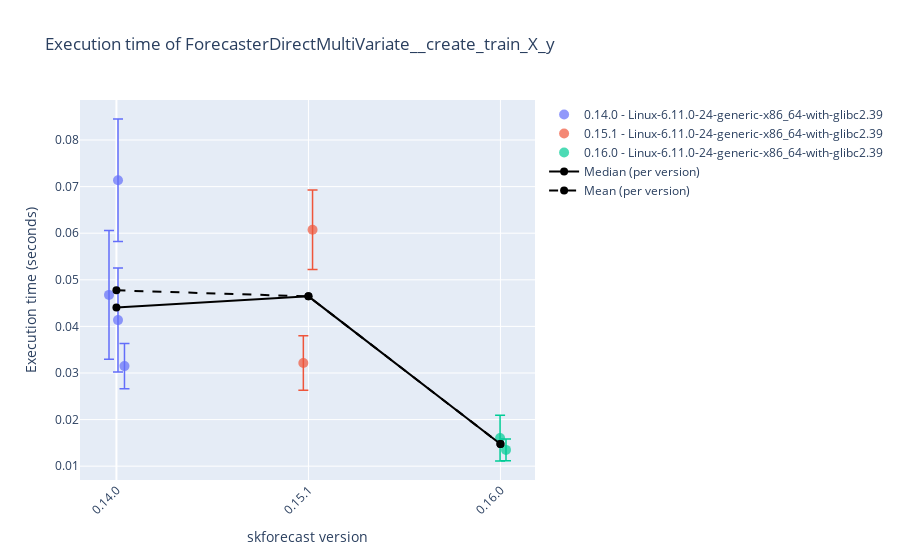
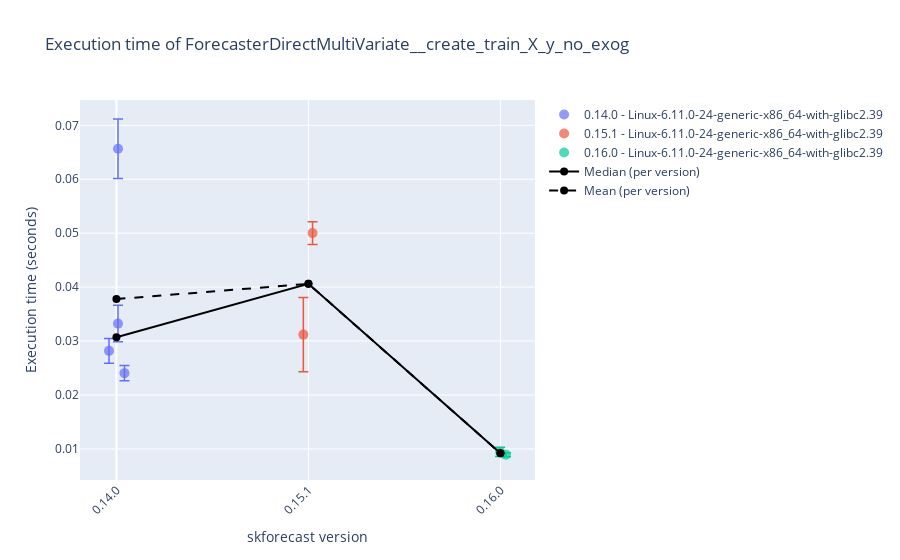
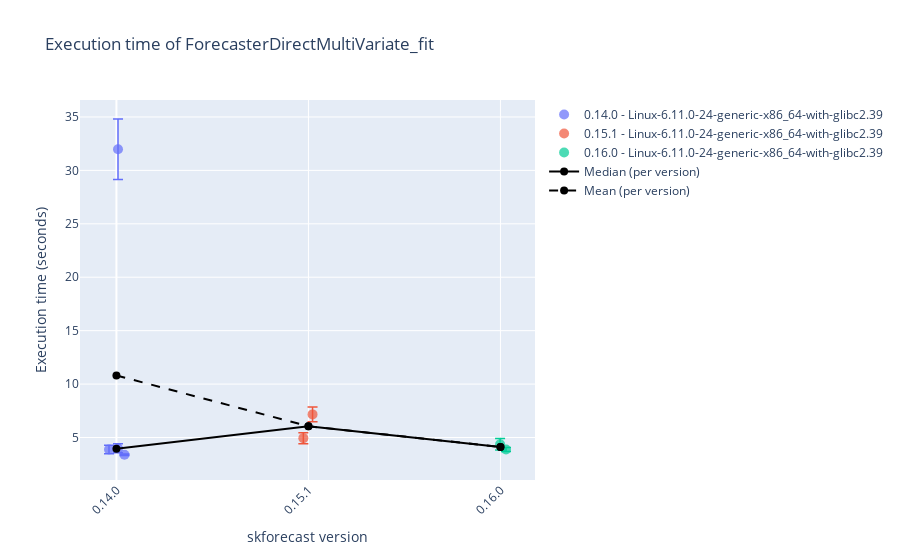
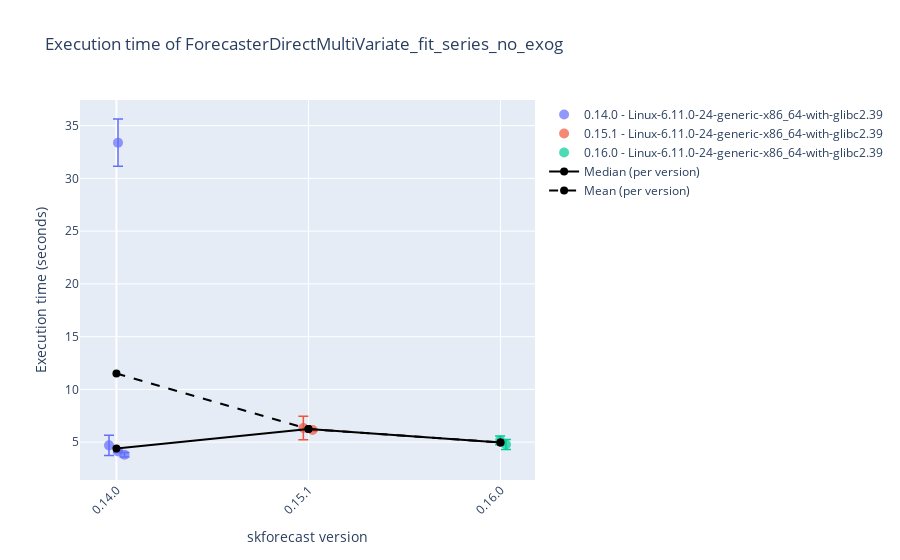

Notebook cell for these charts, in order:
### Code cell
# Plot results
# ==============================================================================
display_df = True
selected_date = None
# 'Linux-6.11.0-24-generic-x86_64-with-glibc2.39'
# 'Windows-10-10.0.19045-SP0'
selected_platform = None

results_benchmark_all = joblib.load("./benchmark.joblib")
results_benchmark = results_benchmark_all.query("forecaster_name in ['ForecasterDirectMultiVariate', 'ForecasterDirectMultiVariate']")
results_benchmark = results_benchmark.query("regressor_name == 'LGBMRegressor'")
for function_name in results_benchmark['function_name'].unique():
    df = results_benchmark.query(f"function_name == '{function_name}'")
    if selected_date:
        df = df[df['datetime'].dt.date == pd.to_datetime(selected_date).date()]
    if selected_platform:
        df = df[df['platform'] == selected_platform]
    if display_df:
        display(df.tail(3))
    plot_benchmark_results(df.copy(), function_name, add_median=True, add_mean=True)

### Figure 1 — Plotly figure (JSON) as saved in the notebook; plotly's stock layout.template omitted (floating-point values rounded to 4 significant figures)
{"data": [{"error_y": {"array": [NaN, 0.01314, 0.01116, 0.004858, 0.01382], "color": "#636EFA", "thickness": 1.5, "type": "data", "visible": true, "width": 5}, "hovertemplate": "%{text}<extra></extra>", "marker": {"color": "#636EFA", "opacity": 0.7, "size": 10, "symbol": "circle"}, "mode": "markers", "name": "0.14.0 - Linux-6.11.0-24-generic-x86_64-with-glibc2.39", "showlegend": true, "text": ["Forecaster: ForecasterDirectMultiVariate<br>Regressor: LGBMRegressor<br>Function: ForecasterDirectMultiVariate__create_train_X_y<br>Function_hash: 7c6a60e7bf98bddb8e7beb94e7776c31<br>Datetime: 2025-04-27 23:25:41.215516<br>Python version: 3.12.9<br>skforecast version: 0.14.0<br>numpy version: 2.2.5<br>pandas version: 2.2.3<br>sklearn version: 1.6.1<br>lightgbm version: 4.6.0<br>Platform: Linux-6.11.0-24-generic-x86_64-with-glibc2.39<br>Processor: x86_64<br>CPU count: 8<br>Memory (GB): 16.64<br>", "Forecaster: ForecasterDirectMultiVariate<br>Regressor: LGBMRegressor<br>Function: ForecasterDirectMultiVariate__create_train_X_y<br>Function_hash: 7c6a60e7bf98bddb8e7beb94e7776c31<br>Datetime: 2025-04-27 23:26:22.174143<br>Python version: 3.12.9<br>skforecast version: 0.14.0<br>numpy version: 2.2.5<br>pandas version: 2.2.3<br>sklearn version: 1.6.1<br>lightgbm version: 4.6.0<br>Platform: Linux-6.11.0-24-generic-x86_64-with-glibc2.39<br>Processor: x86_64<br>CPU count: 8<br>Memory (GB): 16.64<br>", "Forecaster: ForecasterDirectMultiVariate<br>Regressor: LGBMRegressor<br>Function: ForecasterDirectMultiVariate__create_train_X_y<br>Function_hash: 376309f7138e749dc0a50d758cde50bb<br>Datetime: 2025-04-27 23:35:07.477318<br>Python version: 3.12.9<br>skforecast version: 0.14.0<br>numpy version: 2.2.5<br>pandas version: 2.2.3<br>sklearn version: 1.6.1<br>lightgbm version: 4.6.0<br>Platform: Linux-6.11.0-24-generic-x86_64-with-glibc2.39<br>Processor: x86_64<br>CPU count: 8<br>Memory (GB): 16.64<br>", "Forecaster: ForecasterDirectMultiVariate<br>Regressor: LGBMRegressor<br>Function: ForecasterDirectMultiVariate__create_train_X_y<br>Function_hash: 376309f7138e749dc0a50d758cde50bb<br>Datetime: 2025-04-28 10:12:27.980945<br>Python version: 3.12.9<br>skforecast version: 0.14.0<br>numpy version: 2.2.5<br>pandas version: 2.2.3<br>sklearn version: 1.6.1<br>lightgbm version: 4.6.0<br>Platform: Linux-6.11.0-24-generic-x86_64-with-glibc2.39<br>Processor: x86_64<br>CPU count: 8<br>Memory (GB): 16.64<br>", "Forecaster: ForecasterDirectMultiVariate<br>Regressor: LGBMRegressor<br>Function: ForecasterDirectMultiVariate__create_train_X_y<br>Function_hash: 376309f7138e749dc0a50d758cde50bb<br>Datetime: 2025-04-28 10:19:57.916943<br>Python version: 3.12.9<br>skforecast version: 0.14.0<br>numpy version: 2.2.5<br>pandas version: 2.2.3<br>sklearn version: 1.6.1<br>lightgbm version: 4.6.0<br>Platform: Linux-6.11.0-24-generic-x86_64-with-glibc2.39<br>Processor: x86_64<br>CPU count: 8<br>Memory (GB): 16.64<br>"], "type": "scatter", "x": [-0.01307, 0.008195, 0.008129, 0.04193, -0.03871], "y": [NaN, 0.07138, 0.04135, 0.03147, 0.04676]}, {"error_y": {"array": [0.005855, 0.00854], "color": "#EF553B", "thickness": 1.5, "type": "data", "visible": true, "width": 5}, "hovertemplate": "%{text}<extra></extra>", "marker": {"color": "#EF553B", "opacity": 0.7, "size": 10, "symbol": "circle"}, "mode": "markers", "name": "0.15.1 - Linux-6.11.0-24-generic-x86_64-with-glibc2.39", "showlegend": true, "text": ["Forecaster: ForecasterDirectMultiVariate<br>Regressor: LGBMRegressor<br>Function: ForecasterDirectMultiVariate__create_train_X_y<br>Function_hash: 376309f7138e749dc0a50d758cde50bb<br>Datetime: 2025-04-28 09:49:01.721397<br>Python version: 3.12.9<br>skforecast version: 0.15.1<br>numpy version: 2.2.5<br>pandas version: 2.2.3<br>sklearn version: 1.6.1<br>lightgbm version: 4.6.0<br>Platform: Linux-6.11.0-24-generic-x86_64-with-glibc2.39<br>Processor: x86_64<br>CPU count: 8<br>Memory (GB): 16.64<br>", "Forecaster: ForecasterDirectMultiVariate<br>Regressor: LGBMRegressor<br>Function: ForecasterDirectMultiVariate__create_train_X_y<br>Function_hash: 376309f7138e749dc0a50d758cde50bb<br>Datetime: 2025-04-28 09:55:51.729273<br>Python version: 3.12.9<br>skforecast version: 0.15.1<br>numpy version: 2.2.5<br>pandas version: 2.2.3<br>sklearn version: 1.6.1<br>lightgbm version: 4.6.0<br>Platform: Linux-6.11.0-24-generic-x86_64-with-glibc2.39<br>Processor: x86_64<br>CPU count: 8<br>Memory (GB): 16.64<br>"], "type": "scatter", "x": [0.9734, 1.021], "y": [0.03213, 0.06076]}, {"error_y": {"array": [0.002344, 0.004921], "color": "#00CC96", "thickness": 1.5, "type": "data", "visible": true, "width": 5}, "hovertemplate": "%{text}<extra></extra>", "marker": {"color": "#00CC96", "opacity": 0.7, "size": 10, "symbol": "circle"}, "mode": "markers", "name": "0.16.0 - Linux-6.11.0-24-generic-x86_64-with-glibc2.39", "showlegend": true, "text": ["Forecaster: ForecasterDirectMultiVariate<br>Regressor: LGBMRegressor<br>Function: ForecasterDirectMultiVariate__create_train_X_y<br>Function_hash: 376309f7138e749dc0a50d758cde50bb<br>Datetime: 2025-04-27 23:40:25.102856<br>Python version: 3.12.9<br>skforecast version: 0.16.0<br>numpy version: 2.2.5<br>pandas version: 2.2.3<br>sklearn version: 1.6.1<br>lightgbm version: 4.6.0<br>Platform: Linux-6.11.0-24-generic-x86_64-with-glibc2.39<br>Processor: x86_64<br>CPU count: 8<br>Memory (GB): 16.64<br>", "Forecaster: ForecasterDirectMultiVariate<br>Regressor: LGBMRegressor<br>Function: ForecasterDirectMultiVariate__create_train_X_y<br>Function_hash: 376309f7138e749dc0a50d758cde50bb<br>Datetime: 2025-04-28 10:22:48.235104<br>Python version: 3.12.9<br>skforecast version: 0.16.0<br>numpy version: 2.2.5<br>pandas version: 2.2.3<br>sklearn version: 1.6.1<br>lightgbm version: 4.6.0<br>Platform: Linux-6.11.0-24-generic-x86_64-with-glibc2.39<br>Processor: x86_64<br>CPU count: 8<br>Memory (GB): 16.64<br>"], "type": "scatter", "x": [2.029, 1.998], "y": [0.01349, 0.01603]}, {"line": {"color": "black", "width": 2}, "marker": {"color": "black", "size": 8}, "mode": "lines+markers", "name": "Median (per version)", "type": "scatter", "x": [0, 1, 2], "y": [0.04405, 0.04645, 0.01476]}, {"line": {"color": "black", "dash": "dash", "width": 2}, "marker": {"color": "black", "size": 8}, "mode": "lines+markers", "name": "Mean (per version)", "type": "scatter", "x": [0, 1, 2], "y": [0.04774, 0.04645, 0.01476]}], "layout": {"showlegend": true, "title": {"text": "Execution time of ForecasterDirectMultiVariate__create_train_X_y"}, "xaxis": {"tickangle": -45, "tickmode": "array", "ticktext": ["0.14.0", "0.15.1", "0.16.0"], "tickvals": [0, 1, 2], "title": {"text": "skforecast version"}}, "yaxis": {"title": {"text": "Execution time (seconds)"}}}}

### Figure 2 — Plotly figure (JSON) as saved in the notebook; plotly's stock layout.template omitted (floating-point values rounded to 4 significant figures)
{"data": [{"error_y": {"array": [NaN, 0.005512, 0.003383, 0.001419, 0.002302], "color": "#636EFA", "thickness": 1.5, "type": "data", "visible": true, "width": 5}, "hovertemplate": "%{text}<extra></extra>", "marker": {"color": "#636EFA", "opacity": 0.7, "size": 10, "symbol": "circle"}, "mode": "markers", "name": "0.14.0 - Linux-6.11.0-24-generic-x86_64-with-glibc2.39", "showlegend": true, "text": ["Forecaster: ForecasterDirectMultiVariate<br>Regressor: LGBMRegressor<br>Function: ForecasterDirectMultiVariate__create_train_X_y_no_exog<br>Function_hash: be7e3e65c7b0f0f469fa2453e0641212<br>Datetime: 2025-04-27 23:25:41.225178<br>Python version: 3.12.9<br>skforecast version: 0.14.0<br>numpy version: 2.2.5<br>pandas version: 2.2.3<br>sklearn version: 1.6.1<br>lightgbm version: 4.6.0<br>Platform: Linux-6.11.0-24-generic-x86_64-with-glibc2.39<br>Processor: x86_64<br>CPU count: 8<br>Memory (GB): 16.64<br>", "Forecaster: ForecasterDirectMultiVariate<br>Regressor: LGBMRegressor<br>Function: ForecasterDirectMultiVariate__create_train_X_y_no_exog<br>Function_hash: be7e3e65c7b0f0f469fa2453e0641212<br>Datetime: 2025-04-27 23:26:22.836576<br>Python version: 3.12.9<br>skforecast version: 0.14.0<br>numpy version: 2.2.5<br>pandas version: 2.2.3<br>sklearn version: 1.6.1<br>lightgbm version: 4.6.0<br>Platform: Linux-6.11.0-24-generic-x86_64-with-glibc2.39<br>Processor: x86_64<br>CPU count: 8<br>Memory (GB): 16.64<br>", "Forecaster: ForecasterDirectMultiVariate<br>Regressor: LGBMRegressor<br>Function: ForecasterDirectMultiVariate__create_train_X_y_no_exog<br>Function_hash: b372eea4a4311f51ded53db33ae6294f<br>Datetime: 2025-04-27 23:35:07.815958<br>Python version: 3.12.9<br>skforecast version: 0.14.0<br>numpy version: 2.2.5<br>pandas version: 2.2.3<br>sklearn version: 1.6.1<br>lightgbm version: 4.6.0<br>Platform: Linux-6.11.0-24-generic-x86_64-with-glibc2.39<br>Processor: x86_64<br>CPU count: 8<br>Memory (GB): 16.64<br>", "Forecaster: ForecasterDirectMultiVariate<br>Regressor: LGBMRegressor<br>Function: ForecasterDirectMultiVariate__create_train_X_y_no_exog<br>Function_hash: b372eea4a4311f51ded53db33ae6294f<br>Datetime: 2025-04-28 10:12:28.227009<br>Python version: 3.12.9<br>skforecast version: 0.14.0<br>numpy version: 2.2.5<br>pandas version: 2.2.3<br>sklearn version: 1.6.1<br>lightgbm version: 4.6.0<br>Platform: Linux-6.11.0-24-generic-x86_64-with-glibc2.39<br>Processor: x86_64<br>CPU count: 8<br>Memory (GB): 16.64<br>", "Forecaster: ForecasterDirectMultiVariate<br>Regressor: LGBMRegressor<br>Function: ForecasterDirectMultiVariate__create_train_X_y_no_exog<br>Function_hash: b372eea4a4311f51ded53db33ae6294f<br>Datetime: 2025-04-28 10:19:58.206016<br>Python version: 3.12.9<br>skforecast version: 0.14.0<br>numpy version: 2.2.5<br>pandas version: 2.2.3<br>sklearn version: 1.6.1<br>lightgbm version: 4.6.0<br>Platform: Linux-6.11.0-24-generic-x86_64-with-glibc2.39<br>Processor: x86_64<br>CPU count: 8<br>Memory (GB): 16.64<br>"], "type": "scatter", "x": [-0.01307, 0.008195, 0.008129, 0.04193, -0.03871], "y": [NaN, 0.06566, 0.03323, 0.02405, 0.02818]}, {"error_y": {"array": [0.006879, 0.002118], "color": "#EF553B", "thickness": 1.5, "type": "data", "visible": true, "width": 5}, "hovertemplate": "%{text}<extra></extra>", "marker": {"color": "#EF553B", "opacity": 0.7, "size": 10, "symbol": "circle"}, "mode": "markers", "name": "0.15.1 - Linux-6.11.0-24-generic-x86_64-with-glibc2.39", "showlegend": true, "text": ["Forecaster: ForecasterDirectMultiVariate<br>Regressor: LGBMRegressor<br>Function: ForecasterDirectMultiVariate__create_train_X_y_no_exog<br>Function_hash: b372eea4a4311f51ded53db33ae6294f<br>Datetime: 2025-04-28 09:49:02.042980<br>Python version: 3.12.9<br>skforecast version: 0.15.1<br>numpy version: 2.2.5<br>pandas version: 2.2.3<br>sklearn version: 1.6.1<br>lightgbm version: 4.6.0<br>Platform: Linux-6.11.0-24-generic-x86_64-with-glibc2.39<br>Processor: x86_64<br>CPU count: 8<br>Memory (GB): 16.64<br>", "Forecaster: ForecasterDirectMultiVariate<br>Regressor: LGBMRegressor<br>Function: ForecasterDirectMultiVariate__create_train_X_y_no_exog<br>Function_hash: b372eea4a4311f51ded53db33ae6294f<br>Datetime: 2025-04-28 09:55:52.273436<br>Python version: 3.12.9<br>skforecast version: 0.15.1<br>numpy version: 2.2.5<br>pandas version: 2.2.3<br>sklearn version: 1.6.1<br>lightgbm version: 4.6.0<br>Platform: Linux-6.11.0-24-generic-x86_64-with-glibc2.39<br>Processor: x86_64<br>CPU count: 8<br>Memory (GB): 16.64<br>"], "type": "scatter", "x": [0.9734, 1.021], "y": [0.0312, 0.05001]}, {"error_y": {"array": [0.0003715, 0.0008574], "color": "#00CC96", "thickness": 1.5, "type": "data", "visible": true, "width": 5}, "hovertemplate": "%{text}<extra></extra>", "marker": {"color": "#00CC96", "opacity": 0.7, "size": 10, "symbol": "circle"}, "mode": "markers", "name": "0.16.0 - Linux-6.11.0-24-generic-x86_64-with-glibc2.39", "showlegend": true, "text": ["Forecaster: ForecasterDirectMultiVariate<br>Regressor: LGBMRegressor<br>Function: ForecasterDirectMultiVariate__create_train_X_y_no_exog<br>Function_hash: b372eea4a4311f51ded53db33ae6294f<br>Datetime: 2025-04-27 23:40:25.196792<br>Python version: 3.12.9<br>skforecast version: 0.16.0<br>numpy version: 2.2.5<br>pandas version: 2.2.3<br>sklearn version: 1.6.1<br>lightgbm version: 4.6.0<br>Platform: Linux-6.11.0-24-generic-x86_64-with-glibc2.39<br>Processor: x86_64<br>CPU count: 8<br>Memory (GB): 16.64<br>", "Forecaster: ForecasterDirectMultiVariate<br>Regressor: LGBMRegressor<br>Function: ForecasterDirectMultiVariate__create_train_X_y_no_exog<br>Function_hash: b372eea4a4311f51ded53db33ae6294f<br>Datetime: 2025-04-28 10:22:48.335669<br>Python version: 3.12.9<br>skforecast version: 0.16.0<br>numpy version: 2.2.5<br>pandas version: 2.2.3<br>sklearn version: 1.6.1<br>lightgbm version: 4.6.0<br>Platform: Linux-6.11.0-24-generic-x86_64-with-glibc2.39<br>Processor: x86_64<br>CPU count: 8<br>Memory (GB): 16.64<br>"], "type": "scatter", "x": [2.029, 1.998], "y": [0.008916, 0.009469]}, {"line": {"color": "black", "width": 2}, "marker": {"color": "black", "size": 8}, "mode": "lines+markers", "name": "Median (per version)", "type": "scatter", "x": [0, 1, 2], "y": [0.03071, 0.0406, 0.009193]}, {"line": {"color": "black", "dash": "dash", "width": 2}, "marker": {"color": "black", "size": 8}, "mode": "lines+markers", "name": "Mean (per version)", "type": "scatter", "x": [0, 1, 2], "y": [0.03778, 0.0406, 0.009193]}], "layout": {"showlegend": true, "title": {"text": "Execution time of ForecasterDirectMultiVariate__create_train_X_y_no_exog"}, "xaxis": {"tickangle": -45, "tickmode": "array", "ticktext": ["0.14.0", "0.15.1", "0.16.0"], "tickvals": [0, 1, 2], "title": {"text": "skforecast version"}}, "yaxis": {"title": {"text": "Execution time (seconds)"}}}}

### Figure 3 — Plotly figure (JSON) as saved in the notebook; plotly's stock layout.template omitted (floating-point values rounded to 4 significant figures)
{"data": [{"error_y": {"array": [NaN, 2.836, 0.4167, 0.06887, 0.3951], "color": "#636EFA", "thickness": 1.5, "type": "data", "visible": true, "width": 5}, "hovertemplate": "%{text}<extra></extra>", "marker": {"color": "#636EFA", "opacity": 0.7, "size": 10, "symbol": "circle"}, "mode": "markers", "name": "0.14.0 - Linux-6.11.0-24-generic-x86_64-with-glibc2.39", "showlegend": true, "text": ["Forecaster: ForecasterDirectMultiVariate<br>Regressor: LGBMRegressor<br>Function: ForecasterDirectMultiVariate_fit<br>Function_hash: 16dfbbc3a78ab63d1c3e363011a74168<br>Datetime: 2025-04-27 23:25:41.233077<br>Python version: 3.12.9<br>skforecast version: 0.14.0<br>numpy version: 2.2.5<br>pandas version: 2.2.3<br>sklearn version: 1.6.1<br>lightgbm version: 4.6.0<br>Platform: Linux-6.11.0-24-generic-x86_64-with-glibc2.39<br>Processor: x86_64<br>CPU count: 8<br>Memory (GB): 16.64<br>", "Forecaster: ForecasterDirectMultiVariate<br>Regressor: LGBMRegressor<br>Function: ForecasterDirectMultiVariate_fit<br>Function_hash: 16dfbbc3a78ab63d1c3e363011a74168<br>Datetime: 2025-04-27 23:29:02.711156<br>Python version: 3.12.9<br>skforecast version: 0.14.0<br>numpy version: 2.2.5<br>pandas version: 2.2.3<br>sklearn version: 1.6.1<br>lightgbm version: 4.6.0<br>Platform: Linux-6.11.0-24-generic-x86_64-with-glibc2.39<br>Processor: x86_64<br>CPU count: 8<br>Memory (GB): 16.64<br>", "Forecaster: ForecasterDirectMultiVariate<br>Regressor: LGBMRegressor<br>Function: ForecasterDirectMultiVariate_fit<br>Function_hash: 47471f487e0e7d61036a1954e2805bab<br>Datetime: 2025-04-27 23:35:27.815574<br>Python version: 3.12.9<br>skforecast version: 0.14.0<br>numpy version: 2.2.5<br>pandas version: 2.2.3<br>sklearn version: 1.6.1<br>lightgbm version: 4.6.0<br>Platform: Linux-6.11.0-24-generic-x86_64-with-glibc2.39<br>Processor: x86_64<br>CPU count: 8<br>Memory (GB): 16.64<br>", "Forecaster: ForecasterDirectMultiVariate<br>Regressor: LGBMRegressor<br>Function: ForecasterDirectMultiVariate_fit<br>Function_hash: 47471f487e0e7d61036a1954e2805bab<br>Datetime: 2025-04-28 10:12:45.160132<br>Python version: 3.12.9<br>skforecast version: 0.14.0<br>numpy version: 2.2.5<br>pandas version: 2.2.3<br>sklearn version: 1.6.1<br>lightgbm version: 4.6.0<br>Platform: Linux-6.11.0-24-generic-x86_64-with-glibc2.39<br>Processor: x86_64<br>CPU count: 8<br>Memory (GB): 16.64<br>", "Forecaster: ForecasterDirectMultiVariate<br>Regressor: LGBMRegressor<br>Function: ForecasterDirectMultiVariate_fit<br>Function_hash: 47471f487e0e7d61036a1954e2805bab<br>Datetime: 2025-04-28 10:20:17.592242<br>Python version: 3.12.9<br>skforecast version: 0.14.0<br>numpy version: 2.2.5<br>pandas version: 2.2.3<br>sklearn version: 1.6.1<br>lightgbm version: 4.6.0<br>Platform: Linux-6.11.0-24-generic-x86_64-with-glibc2.39<br>Processor: x86_64<br>CPU count: 8<br>Memory (GB): 16.64<br>"], "type": "scatter", "x": [-0.01307, 0.008195, 0.008129, 0.04193, -0.03871], "y": [NaN, 31.97, 3.998, 3.386, 3.876]}, {"error_y": {"array": [0.5139, 0.687], "color": "#EF553B", "thickness": 1.5, "type": "data", "visible": true, "width": 5}, "hovertemplate": "%{text}<extra></extra>", "marker": {"color": "#EF553B", "opacity": 0.7, "size": 10, "symbol": "circle"}, "mode": "markers", "name": "0.15.1 - Linux-6.11.0-24-generic-x86_64-with-glibc2.39", "showlegend": true, "text": ["Forecaster: ForecasterDirectMultiVariate<br>Regressor: LGBMRegressor<br>Function: ForecasterDirectMultiVariate_fit<br>Function_hash: 47471f487e0e7d61036a1954e2805bab<br>Datetime: 2025-04-28 09:49:26.737758<br>Python version: 3.12.9<br>skforecast version: 0.15.1<br>numpy version: 2.2.5<br>pandas version: 2.2.3<br>sklearn version: 1.6.1<br>lightgbm version: 4.6.0<br>Platform: Linux-6.11.0-24-generic-x86_64-with-glibc2.39<br>Processor: x86_64<br>CPU count: 8<br>Memory (GB): 16.64<br>", "Forecaster: ForecasterDirectMultiVariate<br>Regressor: LGBMRegressor<br>Function: ForecasterDirectMultiVariate_fit<br>Function_hash: 47471f487e0e7d61036a1954e2805bab<br>Datetime: 2025-04-28 09:56:28.124869<br>Python version: 3.12.9<br>skforecast version: 0.15.1<br>numpy version: 2.2.5<br>pandas version: 2.2.3<br>sklearn version: 1.6.1<br>lightgbm version: 4.6.0<br>Platform: Linux-6.11.0-24-generic-x86_64-with-glibc2.39<br>Processor: x86_64<br>CPU count: 8<br>Memory (GB): 16.64<br>"], "type": "scatter", "x": [0.9734, 1.021], "y": [4.938, 7.164]}, {"error_y": {"array": [0.1952, 0.5373], "color": "#00CC96", "thickness": 1.5, "type": "data", "visible": true, "width": 5}, "hovertemplate": "%{text}<extra></extra>", "marker": {"color": "#00CC96", "opacity": 0.7, "size": 10, "symbol": "circle"}, "mode": "markers", "name": "0.16.0 - Linux-6.11.0-24-generic-x86_64-with-glibc2.39", "showlegend": true, "text": ["Forecaster: ForecasterDirectMultiVariate<br>Regressor: LGBMRegressor<br>Function: ForecasterDirectMultiVariate_fit<br>Function_hash: 47471f487e0e7d61036a1954e2805bab<br>Datetime: 2025-04-27 23:40:44.572120<br>Python version: 3.12.9<br>skforecast version: 0.16.0<br>numpy version: 2.2.5<br>pandas version: 2.2.3<br>sklearn version: 1.6.1<br>lightgbm version: 4.6.0<br>Platform: Linux-6.11.0-24-generic-x86_64-with-glibc2.39<br>Processor: x86_64<br>CPU count: 8<br>Memory (GB): 16.64<br>", "Forecaster: ForecasterDirectMultiVariate<br>Regressor: LGBMRegressor<br>Function: ForecasterDirectMultiVariate_fit<br>Function_hash: 47471f487e0e7d61036a1954e2805bab<br>Datetime: 2025-04-28 10:23:10.173709<br>Python version: 3.12.9<br>skforecast version: 0.16.0<br>numpy version: 2.2.5<br>pandas version: 2.2.3<br>sklearn version: 1.6.1<br>lightgbm version: 4.6.0<br>Platform: Linux-6.11.0-24-generic-x86_64-with-glibc2.39<br>Processor: x86_64<br>CPU count: 8<br>Memory (GB): 16.64<br>"], "type": "scatter", "x": [2.029, 1.998], "y": [3.874, 4.366]}, {"line": {"color": "black", "width": 2}, "marker": {"color": "black", "size": 8}, "mode": "lines+markers", "name": "Median (per version)", "type": "scatter", "x": [0, 1, 2], "y": [3.937, 6.051, 4.12]}, {"line": {"color": "black", "dash": "dash", "width": 2}, "marker": {"color": "black", "size": 8}, "mode": "lines+markers", "name": "Mean (per version)", "type": "scatter", "x": [0, 1, 2], "y": [10.81, 6.051, 4.12]}], "layout": {"showlegend": true, "title": {"text": "Execution time of ForecasterDirectMultiVariate_fit"}, "xaxis": {"tickangle": -45, "tickmode": "array", "ticktext": ["0.14.0", "0.15.1", "0.16.0"], "tickvals": [0, 1, 2], "title": {"text": "skforecast version"}}, "yaxis": {"title": {"text": "Execution time (seconds)"}}}}

### Figure 4 — Plotly figure (JSON) as saved in the notebook; plotly's stock layout.template omitted (floating-point values rounded to 4 significant figures)
{"data": [{"error_y": {"array": [NaN, 2.241, 0.09455, 0.2237, 0.9517], "color": "#636EFA", "thickness": 1.5, "type": "data", "visible": true, "width": 5}, "hovertemplate": "%{text}<extra></extra>", "marker": {"color": "#636EFA", "opacity": 0.7, "size": 10, "symbol": "circle"}, "mode": "markers", "name": "0.14.0 - Linux-6.11.0-24-generic-x86_64-with-glibc2.39", "showlegend": true, "text": ["Forecaster: ForecasterDirectMultiVariate<br>Regressor: LGBMRegressor<br>Function: ForecasterDirectMultiVariate_fit_series_no_exog<br>Function_hash: 6444339f3f447d1afa03b5044099fa9a<br>Datetime: 2025-04-27 23:25:41.241039<br>Python version: 3.12.9<br>skforecast version: 0.14.0<br>numpy version: 2.2.5<br>pandas version: 2.2.3<br>sklearn version: 1.6.1<br>lightgbm version: 4.6.0<br>Platform: Linux-6.11.0-24-generic-x86_64-with-glibc2.39<br>Processor: x86_64<br>CPU count: 8<br>Memory (GB): 16.64<br>", "Forecaster: ForecasterDirectMultiVariate<br>Regressor: LGBMRegressor<br>Function: ForecasterDirectMultiVariate_fit_series_no_exog<br>Function_hash: 6444339f3f447d1afa03b5044099fa9a<br>Datetime: 2025-04-27 23:31:49.656099<br>Python version: 3.12.9<br>skforecast version: 0.14.0<br>numpy version: 2.2.5<br>pandas version: 2.2.3<br>sklearn version: 1.6.1<br>lightgbm version: 4.6.0<br>Platform: Linux-6.11.0-24-generic-x86_64-with-glibc2.39<br>Processor: x86_64<br>CPU count: 8<br>Memory (GB): 16.64<br>", "Forecaster: ForecasterDirectMultiVariate<br>Regressor: LGBMRegressor<br>Function: ForecasterDirectMultiVariate_fit_series_no_exog<br>Function_hash: 9b50bdc77fb5ebc83bef7062a929329d<br>Datetime: 2025-04-27 23:35:48.383035<br>Python version: 3.12.9<br>skforecast version: 0.14.0<br>numpy version: 2.2.5<br>pandas version: 2.2.3<br>sklearn version: 1.6.1<br>lightgbm version: 4.6.0<br>Platform: Linux-6.11.0-24-generic-x86_64-with-glibc2.39<br>Processor: x86_64<br>CPU count: 8<br>Memory (GB): 16.64<br>", "Forecaster: ForecasterDirectMultiVariate<br>Regressor: LGBMRegressor<br>Function: ForecasterDirectMultiVariate_fit_series_no_exog<br>Function_hash: 9b50bdc77fb5ebc83bef7062a929329d<br>Datetime: 2025-04-28 10:13:04.208050<br>Python version: 3.12.9<br>skforecast version: 0.14.0<br>numpy version: 2.2.5<br>pandas version: 2.2.3<br>sklearn version: 1.6.1<br>lightgbm version: 4.6.0<br>Platform: Linux-6.11.0-24-generic-x86_64-with-glibc2.39<br>Processor: x86_64<br>CPU count: 8<br>Memory (GB): 16.64<br>", "Forecaster: ForecasterDirectMultiVariate<br>Regressor: LGBMRegressor<br>Function: ForecasterDirectMultiVariate_fit_series_no_exog<br>Function_hash: 9b50bdc77fb5ebc83bef7062a929329d<br>Datetime: 2025-04-28 10:20:41.095133<br>Python version: 3.12.9<br>skforecast version: 0.14.0<br>numpy version: 2.2.5<br>pandas version: 2.2.3<br>sklearn version: 1.6.1<br>lightgbm version: 4.6.0<br>Platform: Linux-6.11.0-24-generic-x86_64-with-glibc2.39<br>Processor: x86_64<br>CPU count: 8<br>Memory (GB): 16.64<br>"], "type": "scatter", "x": [-0.01307, 0.008195, 0.008129, 0.04193, -0.03871], "y": [NaN, 33.39, 4.112, 3.809, 4.7]}, {"error_y": {"array": [1.115, 0.09583], "color": "#EF553B", "thickness": 1.5, "type": "data", "visible": true, "width": 5}, "hovertemplate": "%{text}<extra></extra>", "marker": {"color": "#EF553B", "opacity": 0.7, "size": 10, "symbol": "circle"}, "mode": "markers", "name": "0.15.1 - Linux-6.11.0-24-generic-x86_64-with-glibc2.39", "showlegend": true, "text": ["Forecaster: ForecasterDirectMultiVariate<br>Regressor: LGBMRegressor<br>Function: ForecasterDirectMultiVariate_fit_series_no_exog<br>Function_hash: 9b50bdc77fb5ebc83bef7062a929329d<br>Datetime: 2025-04-28 09:49:58.459865<br>Python version: 3.12.9<br>skforecast version: 0.15.1<br>numpy version: 2.2.5<br>pandas version: 2.2.3<br>sklearn version: 1.6.1<br>lightgbm version: 4.6.0<br>Platform: Linux-6.11.0-24-generic-x86_64-with-glibc2.39<br>Processor: x86_64<br>CPU count: 8<br>Memory (GB): 16.64<br>", "Forecaster: ForecasterDirectMultiVariate<br>Regressor: LGBMRegressor<br>Function: ForecasterDirectMultiVariate_fit_series_no_exog<br>Function_hash: 9b50bdc77fb5ebc83bef7062a929329d<br>Datetime: 2025-04-28 09:56:58.915732<br>Python version: 3.12.9<br>skforecast version: 0.15.1<br>numpy version: 2.2.5<br>pandas version: 2.2.3<br>sklearn version: 1.6.1<br>lightgbm version: 4.6.0<br>Platform: Linux-6.11.0-24-generic-x86_64-with-glibc2.39<br>Processor: x86_64<br>CPU count: 8<br>Memory (GB): 16.64<br>"], "type": "scatter", "x": [0.9734, 1.021], "y": [6.343, 6.156]}, {"error_y": {"array": [0.4689, 0.4196], "color": "#00CC96", "thickness": 1.5, "type": "data", "visible": true, "width": 5}, "hovertemplate": "%{text}<extra></extra>", "marker": {"color": "#00CC96", "opacity": 0.7, "size": 10, "symbol": "circle"}, "mode": "markers", "name": "0.16.0 - Linux-6.11.0-24-generic-x86_64-with-glibc2.39", "showlegend": true, "text": ["Forecaster: ForecasterDirectMultiVariate<br>Regressor: LGBMRegressor<br>Function: ForecasterDirectMultiVariate_fit_series_no_exog<br>Function_hash: 9b50bdc77fb5ebc83bef7062a929329d<br>Datetime: 2025-04-27 23:41:08.484085<br>Python version: 3.12.9<br>skforecast version: 0.16.0<br>numpy version: 2.2.5<br>pandas version: 2.2.3<br>sklearn version: 1.6.1<br>lightgbm version: 4.6.0<br>Platform: Linux-6.11.0-24-generic-x86_64-with-glibc2.39<br>Processor: x86_64<br>CPU count: 8<br>Memory (GB): 16.64<br>", "Forecaster: ForecasterDirectMultiVariate<br>Regressor: LGBMRegressor<br>Function: ForecasterDirectMultiVariate_fit_series_no_exog<br>Function_hash: 9b50bdc77fb5ebc83bef7062a929329d<br>Datetime: 2025-04-28 10:23:36.007210<br>Python version: 3.12.9<br>skforecast version: 0.16.0<br>numpy version: 2.2.5<br>pandas version: 2.2.3<br>sklearn version: 1.6.1<br>lightgbm version: 4.6.0<br>Platform: Linux-6.11.0-24-generic-x86_64-with-glibc2.39<br>Processor: x86_64<br>CPU count: 8<br>Memory (GB): 16.64<br>"], "type": "scatter", "x": [2.029, 1.998], "y": [4.781, 5.165]}, {"line": {"color": "black", "width": 2}, "marker": {"color": "black", "size": 8}, "mode": "lines+markers", "name": "Median (per version)", "type": "scatter", "x": [0, 1, 2], "y": [4.406, 6.249, 4.973]}, {"line": {"color": "black", "dash": "dash", "width": 2}, "marker": {"color": "black", "size": 8}, "mode": "lines+markers", "name": "Mean (per version)", "type": "scatter", "x": [0, 1, 2], "y": [11.5, 6.249, 4.973]}], "layout": {"showlegend": true, "title": {"text": "Execution time of ForecasterDirectMultiVariate_fit_series_no_exog"}, "xaxis": {"tickangle": -45, "tickmode": "array", "ticktext": ["0.14.0", "0.15.1", "0.16.0"], "tickvals": [0, 1, 2], "title": {"text": "skforecast version"}}, "yaxis": {"title": {"text": "Execution time (seconds)"}}}}
